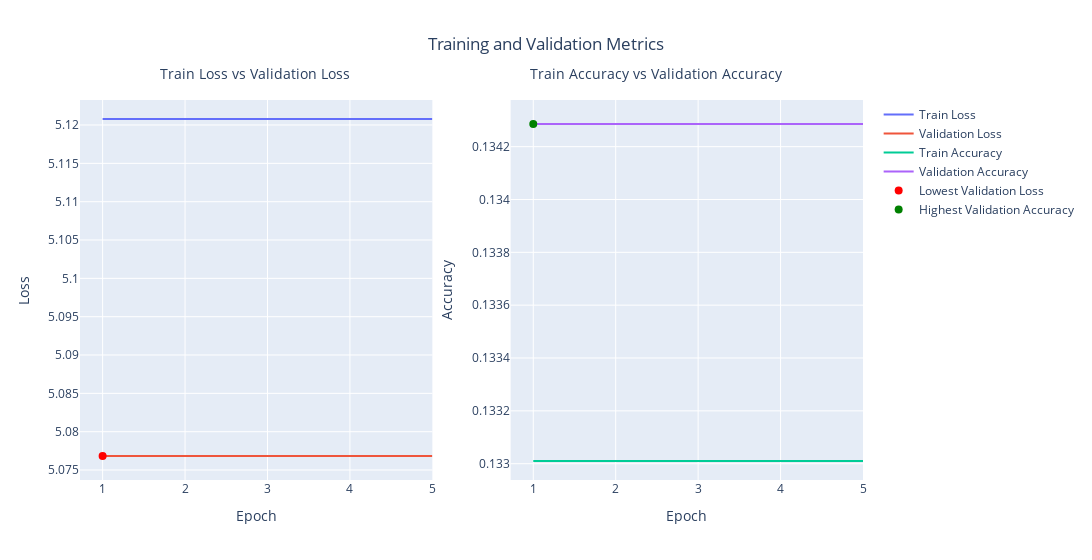

The cell this chart's notebook holds for it:
### Code cell
optimizer = torch.optim.SGD(model.parameters(), lr=0.1)
layers = 4
neurons = [ 100, 50, 25, 14]
model = MyNet(num_layers=layers, neurons=neurons)
train(model, loss_fn, optimizer, 5)

### Figure 1 — Plotly figure (JSON) as saved in the notebook; plotly's stock layout.template omitted (floating-point values rounded to 4 significant figures)
{"data": [{"line": {"shape": "spline"}, "mode": "lines", "name": "Train Loss", "type": "scatter", "x": [1, 2, 3, 4, 5], "xaxis": "x", "y": [5.121, 5.121, 5.121, 5.121, 5.121], "yaxis": "y"}, {"line": {"shape": "spline"}, "mode": "lines", "name": "Validation Loss", "type": "scatter", "x": [1, 2, 3, 4, 5], "xaxis": "x", "y": [5.077, 5.077, 5.077, 5.077, 5.077], "yaxis": "y"}, {"line": {"shape": "spline"}, "mode": "lines", "name": "Train Accuracy", "type": "scatter", "x": [1, 2, 3, 4, 5], "xaxis": "x2", "y": [0.133, 0.133, 0.133, 0.133, 0.133], "yaxis": "y2"}, {"line": {"shape": "spline"}, "mode": "lines", "name": "Validation Accuracy", "type": "scatter", "x": [1, 2, 3, 4, 5], "xaxis": "x2", "y": [0.1343, 0.1343, 0.1343, 0.1343, 0.1343], "yaxis": "y2"}, {"marker": {"color": "red", "size": 8}, "mode": "markers", "name": "Lowest Validation Loss", "type": "scatter", "x": [1], "xaxis": "x", "y": [5.077], "yaxis": "y"}, {"marker": {"color": "green", "size": 8}, "mode": "markers", "name": "Highest Validation Accuracy", "type": "scatter", "x": [1], "xaxis": "x2", "y": [0.1343], "yaxis": "y2"}], "layout": {"annotations": [{"font": {"size": 14}, "showarrow": false, "text": "Train Loss vs Validation Loss", "x": 0.1, "xref": "paper", "y": 1.1, "yref": "paper"}, {"font": {"size": 14}, "showarrow": false, "text": "Train Accuracy vs Validation Accuracy", "x": 0.9, "xref": "paper", "y": 1.1, "yref": "paper"}], "title": {"text": "Training and Validation Metrics", "x": 0.5}, "width": 1200, "xaxis": {"anchor": "y", "domain": [0, 0.45], "title": {"text": "Epoch"}}, "xaxis2": {"anchor": "y2", "domain": [0.55, 1], "title": {"text": "Epoch"}}, "yaxis": {"anchor": "x", "domain": [0, 1], "title": {"text": "Loss"}}, "yaxis2": {"anchor": "x2", "domain": [0, 1], "title": {"text": "Accuracy"}}}}
